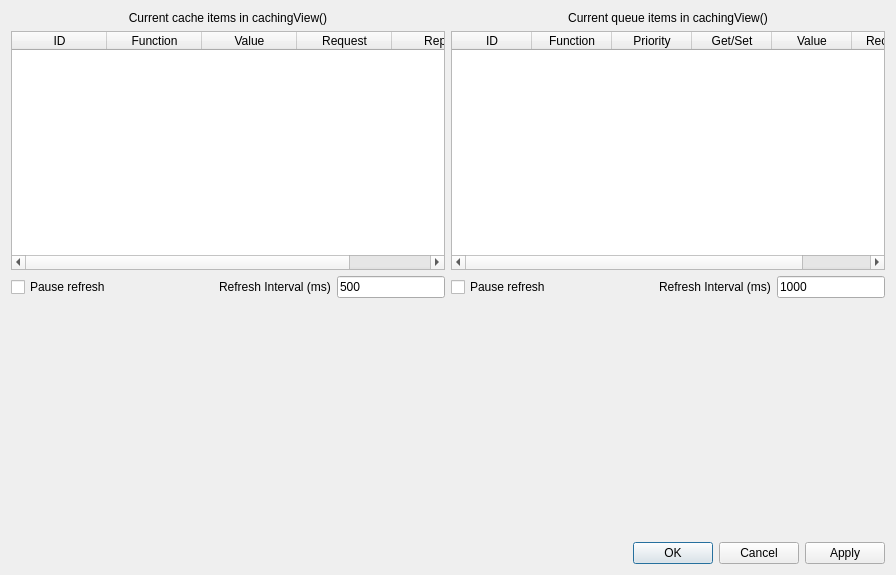
<?xml version="1.0" encoding="UTF-8"?>
<ui version="4.0">
 <class>debugWindow</class>
 <widget class="QDialog" name="debugWindow">
  <property name="geometry">
   <rect>
    <x>0</x>
    <y>0</y>
    <width>896</width>
    <height>575</height>
   </rect>
  </property>
  <property name="windowTitle">
   <string>Dialog</string>
  </property>
  <layout class="QVBoxLayout" name="verticalLayout_2">
   <item>
    <layout class="QHBoxLayout" name="horizontalLayout_2">
     <item>
      <widget class="QLabel" name="cacheLabel">
       <property name="text">
        <string>Current cache items in cachingView()</string>
       </property>
       <property name="alignment">
        <set>Qt::AlignCenter</set>
       </property>
      </widget>
     </item>
     <item>
      <widget class="QLabel" name="queueLabel">
       <property name="text">
        <string>Current queue items in cachingView()</string>
       </property>
       <property name="alignment">
        <set>Qt::AlignCenter</set>
       </property>
      </widget>
     </item>
    </layout>
   </item>
   <item>
    <layout class="QVBoxLayout" name="verticalLayout">
     <item>
      <layout class="QHBoxLayout" name="horizontalLayout">
       <item>
        <widget class="QTableWidget" name="cacheView">
         <property name="editTriggers">
          <set>QAbstractItemView::NoEditTriggers</set>
         </property>
         <property name="alternatingRowColors">
          <bool>true</bool>
         </property>
         <property name="sortingEnabled">
          <bool>true</bool>
         </property>
         <attribute name="horizontalHeaderDefaultSectionSize">
          <number>95</number>
         </attribute>
         <attribute name="horizontalHeaderStretchLastSection">
          <bool>true</bool>
         </attribute>
         <attribute name="verticalHeaderShowSortIndicator" stdset="0">
          <bool>false</bool>
         </attribute>
         <column>
          <property name="text">
           <string>ID</string>
          </property>
         </column>
         <column>
          <property name="text">
           <string>Function</string>
          </property>
         </column>
         <column>
          <property name="text">
           <string>Value</string>
          </property>
         </column>
         <column>
          <property name="text">
           <string>Request</string>
          </property>
         </column>
         <column>
          <property name="text">
           <string>Reply</string>
          </property>
         </column>
        </widget>
       </item>
       <item>
        <widget class="QTableWidget" name="queueView">
         <property name="editTriggers">
          <set>QAbstractItemView::NoEditTriggers</set>
         </property>
         <attribute name="horizontalHeaderDefaultSectionSize">
          <number>80</number>
         </attribute>
         <column>
          <property name="text">
           <string>ID</string>
          </property>
         </column>
         <column>
          <property name="text">
           <string>Function</string>
          </property>
         </column>
         <column>
          <property name="text">
           <string>Priority</string>
          </property>
         </column>
         <column>
          <property name="text">
           <string>Get/Set</string>
          </property>
         </column>
         <column>
          <property name="text">
           <string>Value</string>
          </property>
         </column>
         <column>
          <property name="text">
           <string>Recurring</string>
          </property>
         </column>
        </widget>
       </item>
      </layout>
     </item>
     <item>
      <layout class="QHBoxLayout" name="horizontalLayout_3">
       <item>
        <widget class="QCheckBox" name="cachePause">
         <property name="text">
          <string>Pause refresh</string>
         </property>
        </widget>
       </item>
       <item>
        <spacer name="horizontalSpacer">
         <property name="orientation">
          <enum>Qt::Horizontal</enum>
         </property>
         <property name="sizeHint" stdset="0">
          <size>
           <width>40</width>
           <height>20</height>
          </size>
         </property>
        </spacer>
       </item>
       <item>
        <widget class="QLabel" name="label">
         <property name="text">
          <string>Refresh Interval (ms)</string>
         </property>
        </widget>
       </item>
       <item>
        <widget class="QLineEdit" name="cacheInterval">
         <property name="inputMask">
          <string>99999</string>
         </property>
         <property name="text">
          <string>500</string>
         </property>
        </widget>
       </item>
       <item>
        <widget class="QCheckBox" name="queuePause">
         <property name="text">
          <string>Pause refresh</string>
         </property>
        </widget>
       </item>
       <item>
        <spacer name="horizontalSpacer_2">
         <property name="orientation">
          <enum>Qt::Horizontal</enum>
         </property>
         <property name="sizeHint" stdset="0">
          <size>
           <width>40</width>
           <height>20</height>
          </size>
         </property>
        </spacer>
       </item>
       <item>
        <widget class="QLabel" name="label_2">
         <property name="text">
          <string>Refresh Interval (ms)</string>
         </property>
        </widget>
       </item>
       <item>
        <widget class="QLineEdit" name="queueInterval">
         <property name="sizePolicy">
          <sizepolicy hsizetype="Expanding" vsizetype="Fixed">
           <horstretch>0</horstretch>
           <verstretch>0</verstretch>
          </sizepolicy>
         </property>
         <property name="inputMask">
          <string>99999</string>
         </property>
         <property name="text">
          <string>1000</string>
         </property>
        </widget>
       </item>
      </layout>
     </item>
     <item>
      <spacer name="verticalSpacer">
       <property name="orientation">
        <enum>Qt::Vertical</enum>
       </property>
       <property name="sizeHint" stdset="0">
        <size>
         <width>20</width>
         <height>40</height>
        </size>
       </property>
      </spacer>
     </item>
     <item>
      <widget class="QDialogButtonBox" name="buttonBox">
       <property name="orientation">
        <enum>Qt::Horizontal</enum>
       </property>
       <property name="standardButtons">
        <set>QDialogButtonBox::Apply|QDialogButtonBox::Cancel|QDialogButtonBox::Ok</set>
       </property>
      </widget>
     </item>
    </layout>
   </item>
  </layout>
 </widget>
 <resources/>
 <connections>
  <connection>
   <sender>buttonBox</sender>
   <signal>accepted()</signal>
   <receiver>debugWindow</receiver>
   <slot>accept()</slot>
   <hints>
    <hint type="sourcelabel">
     <x>248</x>
     <y>254</y>
    </hint>
    <hint type="destinationlabel">
     <x>157</x>
     <y>274</y>
    </hint>
   </hints>
  </connection>
  <connection>
   <sender>buttonBox</sender>
   <signal>rejected()</signal>
   <receiver>debugWindow</receiver>
   <slot>reject()</slot>
   <hints>
    <hint type="sourcelabel">
     <x>316</x>
     <y>260</y>
    </hint>
    <hint type="destinationlabel">
     <x>286</x>
     <y>274</y>
    </hint>
   </hints>
  </connection>
 </connections>
</ui>
